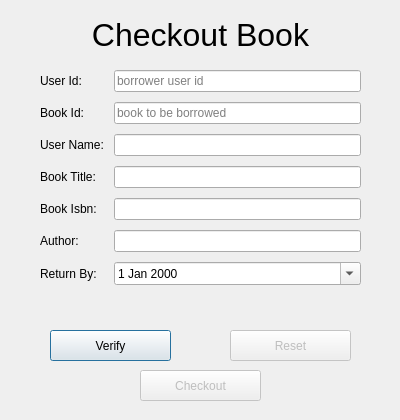
<?xml version="1.0" encoding="UTF-8"?>
<ui version="4.0">
 <class>CheckoutBook</class>
 <widget class="QDialog" name="CheckoutBook">
  <property name="windowModality">
   <enum>Qt::ApplicationModal</enum>
  </property>
  <property name="geometry">
   <rect>
    <x>0</x>
    <y>0</y>
    <width>400</width>
    <height>420</height>
   </rect>
  </property>
  <property name="windowTitle">
   <string>Library Management</string>
  </property>
  <widget class="QLabel" name="title">
   <property name="geometry">
    <rect>
     <x>60</x>
     <y>10</y>
     <width>281</width>
     <height>51</height>
    </rect>
   </property>
   <property name="text">
    <string>&lt;html&gt;&lt;head/&gt;&lt;body&gt;&lt;p align=&quot;center&quot;&gt;&lt;span style=&quot; font-size:24pt;&quot;&gt;Checkout Book&lt;/span&gt;&lt;/p&gt;&lt;/body&gt;&lt;/html&gt;</string>
   </property>
  </widget>
  <widget class="QPushButton" name="verifyBtn">
   <property name="geometry">
    <rect>
     <x>50</x>
     <y>330</y>
     <width>121</width>
     <height>31</height>
    </rect>
   </property>
   <property name="text">
    <string>Verify</string>
   </property>
  </widget>
  <widget class="QPushButton" name="checkoutBtn">
   <property name="enabled">
    <bool>false</bool>
   </property>
   <property name="geometry">
    <rect>
     <x>140</x>
     <y>370</y>
     <width>121</width>
     <height>31</height>
    </rect>
   </property>
   <property name="text">
    <string>Checkout</string>
   </property>
  </widget>
  <widget class="QWidget" name="formLayoutWidget">
   <property name="geometry">
    <rect>
     <x>30</x>
     <y>60</y>
     <width>341</width>
     <height>256</height>
    </rect>
   </property>
   <layout class="QFormLayout" name="checkoutForm">
    <property name="horizontalSpacing">
     <number>10</number>
    </property>
    <property name="verticalSpacing">
     <number>10</number>
    </property>
    <property name="leftMargin">
     <number>10</number>
    </property>
    <property name="topMargin">
     <number>10</number>
    </property>
    <property name="rightMargin">
     <number>10</number>
    </property>
    <property name="bottomMargin">
     <number>10</number>
    </property>
    <item row="0" column="0">
     <widget class="QLabel" name="userIdLB">
      <property name="text">
       <string>User Id:</string>
      </property>
     </widget>
    </item>
    <item row="0" column="1">
     <widget class="QLineEdit" name="userIdLineEdit">
      <property name="placeholderText">
       <string>borrower user id</string>
      </property>
     </widget>
    </item>
    <item row="1" column="0">
     <widget class="QLabel" name="bookIdLB">
      <property name="text">
       <string>Book Id:</string>
      </property>
     </widget>
    </item>
    <item row="1" column="1">
     <widget class="QLineEdit" name="bookIdLineEdit">
      <property name="placeholderText">
       <string>book to be borrowed</string>
      </property>
     </widget>
    </item>
    <item row="3" column="0">
     <widget class="QLabel" name="bookTitleLB">
      <property name="text">
       <string>Book Title:</string>
      </property>
     </widget>
    </item>
    <item row="3" column="1">
     <widget class="QLineEdit" name="bookTitleLineEdit">
      <property name="enabled">
       <bool>true</bool>
      </property>
      <property name="cursor">
       <cursorShape>ArrowCursor</cursorShape>
      </property>
      <property name="readOnly">
       <bool>true</bool>
      </property>
     </widget>
    </item>
    <item row="4" column="0">
     <widget class="QLabel" name="bookIsbnLB">
      <property name="text">
       <string>Book Isbn:</string>
      </property>
     </widget>
    </item>
    <item row="4" column="1">
     <widget class="QLineEdit" name="bookIsbnLineEdit">
      <property name="enabled">
       <bool>true</bool>
      </property>
      <property name="cursor">
       <cursorShape>ArrowCursor</cursorShape>
      </property>
      <property name="readOnly">
       <bool>true</bool>
      </property>
     </widget>
    </item>
    <item row="5" column="0">
     <widget class="QLabel" name="authorLB">
      <property name="text">
       <string>Author:</string>
      </property>
     </widget>
    </item>
    <item row="5" column="1">
     <widget class="QLineEdit" name="authorLineEdit">
      <property name="enabled">
       <bool>true</bool>
      </property>
      <property name="cursor">
       <cursorShape>ArrowCursor</cursorShape>
      </property>
      <property name="readOnly">
       <bool>true</bool>
      </property>
     </widget>
    </item>
    <item row="6" column="0">
     <widget class="QLabel" name="returnByLB">
      <property name="text">
       <string>Return By:</string>
      </property>
     </widget>
    </item>
    <item row="6" column="1">
     <widget class="QDateEdit" name="returnByDate">
      <property name="cursor">
       <cursorShape>PointingHandCursor</cursorShape>
      </property>
      <property name="frame">
       <bool>true</bool>
      </property>
      <property name="readOnly">
       <bool>false</bool>
      </property>
      <property name="keyboardTracking">
       <bool>true</bool>
      </property>
      <property name="maximumDate">
       <date>
        <year>2100</year>
        <month>12</month>
        <day>31</day>
       </date>
      </property>
      <property name="calendarPopup">
       <bool>true</bool>
      </property>
     </widget>
    </item>
    <item row="2" column="0">
     <widget class="QLabel" name="usernameLabel">
      <property name="text">
       <string>User Name:</string>
      </property>
     </widget>
    </item>
    <item row="2" column="1">
     <widget class="QLineEdit" name="userNameLineEdit">
      <property name="cursor">
       <cursorShape>ArrowCursor</cursorShape>
      </property>
      <property name="readOnly">
       <bool>true</bool>
      </property>
     </widget>
    </item>
   </layout>
  </widget>
  <widget class="QPushButton" name="resetBtn">
   <property name="enabled">
    <bool>false</bool>
   </property>
   <property name="geometry">
    <rect>
     <x>230</x>
     <y>330</y>
     <width>121</width>
     <height>31</height>
    </rect>
   </property>
   <property name="text">
    <string>Reset</string>
   </property>
  </widget>
 </widget>
 <resources/>
 <connections/>
</ui>
